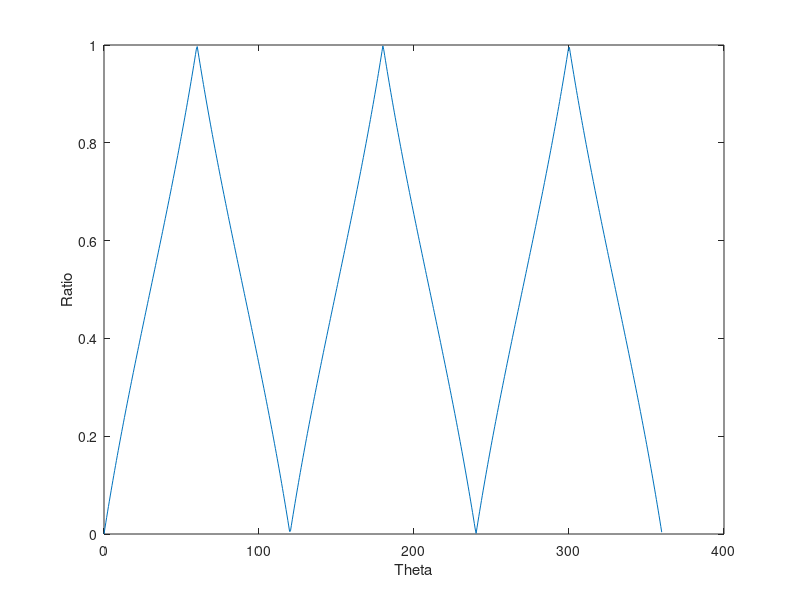

MATLAB code to generate this figure:
% What does a triangle look like from the edge
th=0:0.01:2*pi;
for i=1:length(th)
  theta=th(i);
  x(1)=cos(theta);
  x(2)=cos(theta+2*pi/3);
  x(3)=cos(theta+2*pi*2/3);
  x=sort(x);
  r(i)=(x(2)-x(1))/(x(3)-x(1));
end
plot(th*180/pi,r);
xlabel('Theta');
ylabel('Ratio');
  